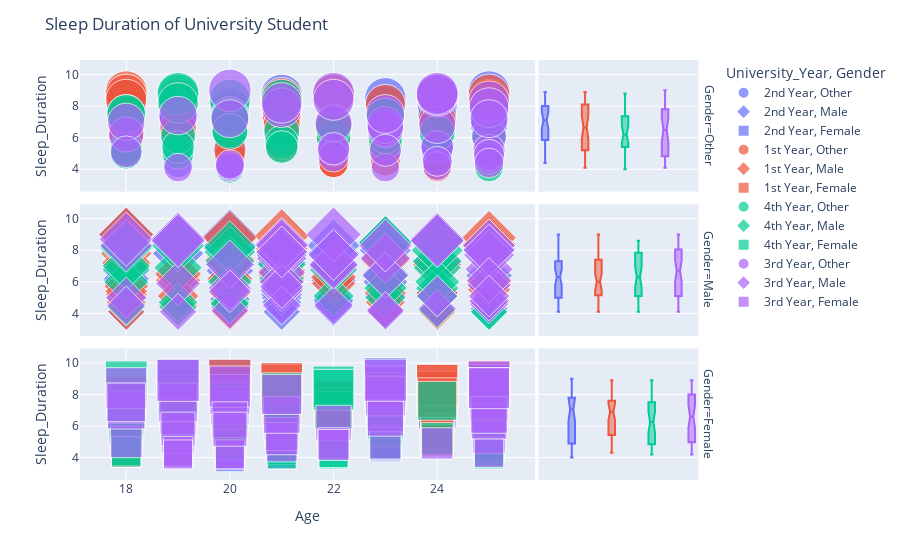

Source (notebook cell):
### Markdown cell above
**Male Students** The median sleep duration is 6.2 hours, indicating that male students tend to get slightly less sleep compared to female students.

**Female Students**: The median sleep duration is 6.75 hours, suggesting that female students generally get more sleep than their male counterparts.

### Code cell
fig = px.scatter(
    dfc,
    x=dfc['Age'],
    y=dfc['Sleep_Duration'],
    color=dfc['University_Year'],
    symbol=dfc['Gender'],
    size=dfc['Sleep_Duration'],
    size_max=30,
    marginal_y = 'box',
    marginal_x='histogram',
    facet_row=dfc['Gender'],
)
fig.update_layout(
    title='Sleep Duration of University Student',
    height=1000,
)
  
fig.show()

### Figure 1 — Plotly figure (JSON) as saved in the notebook; plotly's stock layout.template omitted (floating-point values rounded to 4 significant figures)
{"data": [{"hovertemplate": "University_Year=2nd Year<br>Gender=Other<br>Age=%{x}<br>Sleep_Duration=%{marker.size}<extra></extra>", "legendgroup": "2nd Year, Other", "marker": {"color": "#636efa", "size": [7.7, 5.8, 6, 4.8, 5.1, 8, 8.1, 8, 6.8, 5.3, 4.4, 7.4, 5.2, 4.5, 8.4, 6.4, 6.4, 5.6, 7.8, 4.6, 7.1, 7.5, 8.4, 7.6, 6.8, 8.4, 8.2, 6.1, 8.9, 5.8, 7.9, 7.9, 7.1, 7.1, 6.4, 7.4, 8, 8.7, 8.5], "sizemode": "area", "sizeref": 0.01, "symbol": "circle"}, "mode": "markers", "name": "2nd Year, Other", "orientation": "v", "showlegend": true, "type": "scatter", "x": [24, 19, 21, 24, 23, 25, 24, 23, 23, 20, 19, 18, 24, 24, 25, 24, 21, 24, 21, 25, 25, 21, 18, 20, 25, 18, 21, 21, 25, 25, 18, 20, 19, 19, 20, 24, 25, 21, 23], "xaxis": "x5", "y": [7.7, 5.8, 6, 4.8, 5.1, 8, 8.1, 8, 6.8, 5.3, 4.4, 7.4, 5.2, 4.5, 8.4, 6.4, 6.4, 5.6, 7.8, 4.6, 7.1, 7.5, 8.4, 7.6, 6.8, 8.4, 8.2, 6.1, 8.9, 5.8, 7.9, 7.9, 7.1, 7.1, 6.4, 7.4, 8, 8.7, 8.5], "yaxis": "y5"}, {"alignmentgroup": "True", "hovertemplate": "University_Year=2nd Year<br>Gender=Other<br>Sleep_Duration=%{y}<extra></extra>", "legendgroup": "2nd Year, Other", "marker": {"color": "#636efa", "symbol": "circle"}, "name": "2nd Year, Other", "notched": true, "offsetgroup": "2nd Year, Other", "showlegend": false, "type": "box", "xaxis": "x6", "y": [7.7, 5.8, 6, 4.8, 5.1, 8, 8.1, 8, 6.8, 5.3, 4.4, 7.4, 5.2, 4.5, 8.4, 6.4, 6.4, 5.6, 7.8, 4.6, 7.1, 7.5, 8.4, 7.6, 6.8, 8.4, 8.2, 6.1, 8.9, 5.8, 7.9, 7.9, 7.1, 7.1, 6.4, 7.4, 8, 8.7, 8.5], "yaxis": "y6"}, {"hovertemplate": "University_Year=2nd Year<br>Gender=Male<br>Age=%{x}<br>Sleep_Duration=%{marker.size}<extra></extra>", "legendgroup": "2nd Year, Male", "marker": {"color": "#636efa", "size": [6.1, 5, 8.3, 7.3, 8.5, 5, 4.7, 4.1, 6.7, 4.1, 7.3, 4.9, 8, 4.9, 5.1, 8.3, 5.2, 4.6, 7.5, 7.1, 6.6, 8.7, 6.1, 6.1, 5.9, 5.1, 4.4, 4.3, 9, 6.7, 6.5, 6.4, 7.5, 7.1, 8.1, 5.3, 7.2, 6.7, 7.8, 4.1, 5.6, 6.4, 6.2, 7.8, 8, 4.6, 5, 6.5, 4.4, 6, 4.8, 7.2, 5.1, 8.9], "sizemode": "area", "sizeref": 0.01, "symbol": "diamond"}, "mode": "markers", "name": "2nd Year, Male", "orientation": "v", "showlegend": true, "type": "scatter", "x": [22, 21, 20, 20, 23, 18, 21, 21, 22, 23, 24, 22, 25, 20, 23, 22, 21, 22, 21, 22, 21, 19, 21, 18, 18, 23, 22, 25, 18, 20, 23, 25, 21, 20, 20, 24, 20, 18, 19, 18, 21, 21, 18, 22, 23, 22, 18, 21, 20, 23, 22, 21, 24, 20], "xaxis": "x3", "y": [6.1, 5, 8.3, 7.3, 8.5, 5, 4.7, 4.1, 6.7, 4.1, 7.3, 4.9, 8, 4.9, 5.1, 8.3, 5.2, 4.6, 7.5, 7.1, 6.6, 8.7, 6.1, 6.1, 5.9, 5.1, 4.4, 4.3, 9, 6.7, 6.5, 6.4, 7.5, 7.1, 8.1, 5.3, 7.2, 6.7, 7.8, 4.1, 5.6, 6.4, 6.2, 7.8, 8, 4.6, 5, 6.5, 4.4, 6, 4.8, 7.2, 5.1, 8.9], "yaxis": "y3"}, {"alignmentgroup": "True", "hovertemplate": "University_Year=2nd Year<br>Gender=Male<br>Sleep_Duration=%{y}<extra></extra>", "legendgroup": "2nd Year, Male", "marker": {"color": "#636efa", "symbol": "diamond"}, "name": "2nd Year, Male", "notched": true, "offsetgroup": "2nd Year, Male", "showlegend": false, "type": "box", "xaxis": "x4", "y": [6.1, 5, 8.3, 7.3, 8.5, 5, 4.7, 4.1, 6.7, 4.1, 7.3, 4.9, 8, 4.9, 5.1, 8.3, 5.2, 4.6, 7.5, 7.1, 6.6, 8.7, 6.1, 6.1, 5.9, 5.1, 4.4, 4.3, 9, 6.7, 6.5, 6.4, 7.5, 7.1, 8.1, 5.3, 7.2, 6.7, 7.8, 4.1, 5.6, 6.4, 6.2, 7.8, 8, 4.6, 5, 6.5, 4.4, 6, 4.8, 7.2, 5.1, 8.9], "yaxis": "y4"}, {"hovertemplate": "University_Year=2nd Year<br>Gender=Female<br>Age=%{x}<br>Sleep_Duration=%{marker.size}<extra></extra>", "legendgroup": "2nd Year, Female", "marker": {"color": "#636efa", "size": [6.5, 7.2, 4.8, 7.3, 4.9, 4.5, 5.2, 6, 7.8, 8.3, 7.2, 8.1, 4.2, 4.8, 7.7, 5.5, 8.7, 7, 7.7, 8.2, 8.9, 7.6, 8, 8.4, 7.7, 8.4, 4.9, 7.8, 5.9, 7, 4.3, 5.7, 9, 4.7, 7.1, 4, 4.8, 4.9], "sizemode": "area", "sizeref": 0.01, "symbol": "square"}, "mode": "markers", "name": "2nd Year, Female", "orientation": "v", "showlegend": true, "type": "scatter", "x": [22, 24, 18, 23, 18, 20, 24, 19, 25, 19, 24, 21, 21, 21, 22, 18, 25, 18, 23, 20, 20, 22, 24, 23, 23, 20, 20, 19, 18, 24, 20, 24, 23, 23, 23, 20, 23, 18], "xaxis": "x", "y": [6.5, 7.2, 4.8, 7.3, 4.9, 4.5, 5.2, 6, 7.8, 8.3, 7.2, 8.1, 4.2, 4.8, 7.7, 5.5, 8.7, 7, 7.7, 8.2, 8.9, 7.6, 8, 8.4, 7.7, 8.4, 4.9, 7.8, 5.9, 7, 4.3, 5.7, 9, 4.7, 7.1, 4, 4.8, 4.9], "yaxis": "y"}, {"alignmentgroup": "True", "hovertemplate": "University_Year=2nd Year<br>Gender=Female<br>Sleep_Duration=%{y}<extra></extra>", "legendgroup": "2nd Year, Female", "marker": {"color": "#636efa", "symbol": "square"}, "name": "2nd Year, Female", "notched": true, "offsetgroup": "2nd Year, Female", "showlegend": false, "type": "box", "xaxis": "x2", "y": [6.5, 7.2, 4.8, 7.3, 4.9, 4.5, 5.2, 6, 7.8, 8.3, 7.2, 8.1, 4.2, 4.8, 7.7, 5.5, 8.7, 7, 7.7, 8.2, 8.9, 7.6, 8, 8.4, 7.7, 8.4, 4.9, 7.8, 5.9, 7, 4.3, 5.7, 9, 4.7, 7.1, 4, 4.8, 4.9], "yaxis": "y2"}, {"hovertemplate": "University_Year=1st Year<br>Gender=Other<br>Age=%{x}<br>Sleep_Duration=%{marker.size}<extra></extra>", "legendgroup": "1st Year, Other", "marker": {"color": "#EF553B", "size": [4.9, 4.9, 4.1, 7.4, 7.3, 5.5, 8.5, 7.1, 5.4, 8.4, 5.9, 6.4, 6.2, 4.4, 6.7, 6.4, 5.2, 8.9, 8.7, 8.7, 8.7, 7, 6.6, 8.4, 4.4, 5.1, 7.4, 5.7, 8.7, 8.4, 7.4, 4.5, 6.8, 4.4, 6.8, 4.4, 8.1, 5.2], "sizemode": "area", "sizeref": 0.01, "symbol": "circle"}, "mode": "markers", "name": "1st Year, Other", "orientation": "v", "showlegend": true, "type": "scatter", "x": [25, 20, 24, 21, 21, 21, 21, 24, 25, 25, 18, 18, 22, 25, 22, 23, 20, 18, 18, 24, 22, 20, 19, 18, 22, 22, 21, 23, 25, 19, 18, 23, 22, 22, 21, 22, 23, 18], "xaxis": "x5", "y": [4.9, 4.9, 4.1, 7.4, 7.3, 5.5, 8.5, 7.1, 5.4, 8.4, 5.9, 6.4, 6.2, 4.4, 6.7, 6.4, 5.2, 8.9, 8.7, 8.7, 8.7, 7, 6.6, 8.4, 4.4, 5.1, 7.4, 5.7, 8.7, 8.4, 7.4, 4.5, 6.8, 4.4, 6.8, 4.4, 8.1, 5.2], "yaxis": "y5"}, {"alignmentgroup": "True", "hovertemplate": "University_Year=1st Year<br>Gender=Other<br>Sleep_Duration=%{y}<extra></extra>", "legendgroup": "1st Year, Other", "marker": {"color": "#EF553B", "symbol": "circle"}, "name": "1st Year, Other", "notched": true, "offsetgroup": "1st Year, Other", "showlegend": false, "type": "box", "xaxis": "x6", "y": [4.9, 4.9, 4.1, 7.4, 7.3, 5.5, 8.5, 7.1, 5.4, 8.4, 5.9, 6.4, 6.2, 4.4, 6.7, 6.4, 5.2, 8.9, 8.7, 8.7, 8.7, 7, 6.6, 8.4, 4.4, 5.1, 7.4, 5.7, 8.7, 8.4, 7.4, 4.5, 6.8, 4.4, 6.8, 4.4, 8.1, 5.2], "yaxis": "y6"}, {"hovertemplate": "University_Year=1st Year<br>Gender=Male<br>Age=%{x}<br>Sleep_Duration=%{marker.size}<extra></extra>", "legendgroup": "1st Year, Male", "marker": {"color": "#EF553B", "size": [6.3, 6, 4.1, 5.3, 5.3, 6.1, 5.9, 5.8, 5.7, 6.5, 5.8, 8.6, 4.7, 6.7, 4.1, 4.1, 7.8, 8.9, 5.2, 9, 7.2, 5.1, 8.4, 8, 6, 7.4, 5.3, 7.4, 4.1, 8.1, 4.6, 6.5, 4.5, 7.1, 4.2, 4.7, 6.3, 8.8, 6.2, 5.4, 8.8, 5.5, 8.3, 4.7], "sizemode": "area", "sizeref": 0.01, "symbol": "diamond"}, "mode": "markers", "name": "1st Year, Male", "orientation": "v", "showlegend": true, "type": "scatter", "x": [21, 21, 24, 24, 23, 19, 22, 18, 18, 19, 25, 24, 23, 21, 24, 20, 18, 21, 18, 18, 18, 19, 25, 21, 25, 20, 20, 23, 18, 21, 20, 21, 19, 24, 23, 25, 22, 25, 20, 18, 20, 25, 25, 18], "xaxis": "x3", "y": [6.3, 6, 4.1, 5.3, 5.3, 6.1, 5.9, 5.8, 5.7, 6.5, 5.8, 8.6, 4.7, 6.7, 4.1, 4.1, 7.8, 8.9, 5.2, 9, 7.2, 5.1, 8.4, 8, 6, 7.4, 5.3, 7.4, 4.1, 8.1, 4.6, 6.5, 4.5, 7.1, 4.2, 4.7, 6.3, 8.8, 6.2, 5.4, 8.8, 5.5, 8.3, 4.7], "yaxis": "y3"}, {"alignmentgroup": "True", "hovertemplate": "University_Year=1st Year<br>Gender=Male<br>Sleep_Duration=%{y}<extra></extra>", "legendgroup": "1st Year, Male", "marker": {"color": "#EF553B", "symbol": "diamond"}, "name": "1st Year, Male", "notched": true, "offsetgroup": "1st Year, Male", "showlegend": false, "type": "box", "xaxis": "x4", "y": [6.3, 6, 4.1, 5.3, 5.3, 6.1, 5.9, 5.8, 5.7, 6.5, 5.8, 8.6, 4.7, 6.7, 4.1, 4.1, 7.8, 8.9, 5.2, 9, 7.2, 5.1, 8.4, 8, 6, 7.4, 5.3, 7.4, 4.1, 8.1, 4.6, 6.5, 4.5, 7.1, 4.2, 4.7, 6.3, 8.8, 6.2, 5.4, 8.8, 5.5, 8.3, 4.7], "yaxis": "y4"}, {"hovertemplate": "University_Year=1st Year<br>Gender=Female<br>Age=%{x}<br>Sleep_Duration=%{marker.size}<extra></extra>", "legendgroup": "1st Year, Female", "marker": {"color": "#EF553B", "size": [8.6, 6.9, 4.4, 4.3, 5.4, 7.2, 7.6, 5.2, 5.2, 7.6, 8.2, 6.1, 7, 7, 7, 5.2, 7.3, 7.6, 8.8, 8.6, 5.5, 8.6, 4.8, 4.4, 5.7, 7.8, 6.9, 8.9, 7.9, 5.4, 5.1, 8.7, 4.3, 6.9, 6.5, 6.6, 7.2, 7.5, 7.6, 5.7, 8.1, 6.3, 6.6], "sizemode": "area", "sizeref": 0.01, "symbol": "square"}, "mode": "markers", "name": "1st Year, Female", "orientation": "v", "showlegend": true, "type": "scatter", "x": [24, 20, 25, 18, 25, 21, 23, 20, 22, 22, 24, 21, 22, 19, 22, 24, 21, 24, 25, 24, 24, 21, 21, 19, 24, 24, 19, 20, 18, 25, 24, 21, 18, 23, 23, 25, 22, 25, 18, 21, 23, 20, 18], "xaxis": "x", "y": [8.6, 6.9, 4.4, 4.3, 5.4, 7.2, 7.6, 5.2, 5.2, 7.6, 8.2, 6.1, 7, 7, 7, 5.2, 7.3, 7.6, 8.8, 8.6, 5.5, 8.6, 4.8, 4.4, 5.7, 7.8, 6.9, 8.9, 7.9, 5.4, 5.1, 8.7, 4.3, 6.9, 6.5, 6.6, 7.2, 7.5, 7.6, 5.7, 8.1, 6.3, 6.6], "yaxis": "y"}, {"alignmentgroup": "True", "hovertemplate": "University_Year=1st Year<br>Gender=Female<br>Sleep_Duration=%{y}<extra></extra>", "legendgroup": "1st Year, Female", "marker": {"color": "#EF553B", "symbol": "square"}, "name": "1st Year, Female", "notched": true, "offsetgroup": "1st Year, Female", "showlegend": false, "type": "box", "xaxis": "x2", "y": [8.6, 6.9, 4.4, 4.3, 5.4, 7.2, 7.6, 5.2, 5.2, 7.6, 8.2, 6.1, 7, 7, 7, 5.2, 7.3, 7.6, 8.8, 8.6, 5.5, 8.6, 4.8, 4.4, 5.7, 7.8, 6.9, 8.9, 7.9, 5.4, 5.1, 8.7, 4.3, 6.9, 6.5, 6.6, 7.2, 7.5, 7.6, 5.7, 8.1, 6.3, 6.6], "yaxis": "y2"}, {"hovertemplate": "University_Year=4th Year<br>Gender=Other<br>Age=%{x}<br>Sleep_Duration=%{marker.size}<extra></extra>", "legendgroup": "4th Year, Other", "marker": {"color": "#00cc96", "size": [6.3, 5, 6.4, 4.1, 5.7, 8.7, 6.1, 5.4, 6.5, 5.4, 7.5, 7.5, 5.7, 8.4, 8.4, 6, 6.1, 7.4, 8.8, 5.3, 7.3, 8.2, 4, 5.4, 7.3, 4.8, 6, 7.3, 4.6, 6.4, 5, 6.7], "sizemode": "area", "sizeref": 0.01, "symbol": "circle"}, "mode": "markers", "name": "4th Year, Other", "orientation": "v", "showlegend": true, "type": "scatter", "x": [24, 19, 21, 25, 21, 19, 19, 18, 20, 19, 18, 18, 23, 21, 20, 22, 23, 20, 19, 18, 23, 19, 20, 21, 20, 25, 25, 23, 25, 20, 18, 22], "xaxis": "x5", "y": [6.3, 5, 6.4, 4.1, 5.7, 8.7, 6.1, 5.4, 6.5, 5.4, 7.5, 7.5, 5.7, 8.4, 8.4, 6, 6.1, 7.4, 8.8, 5.3, 7.3, 8.2, 4, 5.4, 7.3, 4.8, 6, 7.3, 4.6, 6.4, 5, 6.7], "yaxis": "y5"}, {"alignmentgroup": "True", "hovertemplate": "University_Year=4th Year<br>Gender=Other<br>Sleep_Duration=%{y}<extra></extra>", "legendgroup": "4th Year, Other", "marker": {"color": "#00cc96", "symbol": "circle"}, "name": "4th Year, Other", "notched": true, "offsetgroup": "4th Year, Other", "showlegend": false, "type": "box", "xaxis": "x6", "y": [6.3, 5, 6.4, 4.1, 5.7, 8.7, 6.1, 5.4, 6.5, 5.4, 7.5, 7.5, 5.7, 8.4, 8.4, 6, 6.1, 7.4, 8.8, 5.3, 7.3, 8.2, 4, 5.4, 7.3, 4.8, 6, 7.3, 4.6, 6.4, 5, 6.7], "yaxis": "y6"}, {"hovertemplate": "University_Year=4th Year<br>Gender=Male<br>Age=%{x}<br>Sleep_Duration=%{marker.size}<extra></extra>", "legendgroup": "4th Year, Male", "marker": {"color": "#00cc96", "size": [5.1, 4.7, 8.5, 5, 6.8, 6.8, 4.4, 6.9, 6, 6.4, 4.7, 6.9, 7.3, 4.4, 5.1, 7.9, 8.1, 7.3, 8.6, 8.2, 5.6, 4.2, 7.1, 5.5, 5.1, 6, 4.6, 8.3, 8, 7.8, 4.1, 8.2, 6.2, 8, 5.6, 4.1, 6, 7, 7.9, 5.6], "sizemode": "area", "sizeref": 0.01, "symbol": "diamond"}, "mode": "markers", "name": "4th Year, Male", "orientation": "v", "showlegend": true, "type": "scatter", "x": [22, 20, 23, 23, 22, 18, 19, 19, 20, 23, 19, 24, 24, 18, 24, 20, 18, 20, 24, 20, 24, 24, 21, 21, 24, 18, 20, 19, 24, 21, 25, 18, 21, 25, 21, 25, 24, 18, 21, 23], "xaxis": "x3", "y": [5.1, 4.7, 8.5, 5, 6.8, 6.8, 4.4, 6.9, 6, 6.4, 4.7, 6.9, 7.3, 4.4, 5.1, 7.9, 8.1, 7.3, 8.6, 8.2, 5.6, 4.2, 7.1, 5.5, 5.1, 6, 4.6, 8.3, 8, 7.8, 4.1, 8.2, 6.2, 8, 5.6, 4.1, 6, 7, 7.9, 5.6], "yaxis": "y3"}, {"alignmentgroup": "True", "hovertemplate": "University_Year=4th Year<br>Gender=Male<br>Sleep_Duration=%{y}<extra></extra>", "legendgroup": "4th Year, Male", "marker": {"color": "#00cc96", "symbol": "diamond"}, "name": "4th Year, Male", "notched": true, "offsetgroup": "4th Year, Male", "showlegend": false, "type": "box", "xaxis": "x4", "y": [5.1, 4.7, 8.5, 5, 6.8, 6.8, 4.4, 6.9, 6, 6.4, 4.7, 6.9, 7.3, 4.4, 5.1, 7.9, 8.1, 7.3, 8.6, 8.2, 5.6, 4.2, 7.1, 5.5, 5.1, 6, 4.6, 8.3, 8, 7.8, 4.1, 8.2, 6.2, 8, 5.6, 4.1, 6, 7, 7.9, 5.6], "yaxis": "y4"}, {"hovertemplate": "University_Year=4th Year<br>Gender=Female<br>Age=%{x}<br>Sleep_Duration=%{marker.size}<extra></extra>", "legendgroup": "4th Year, Female", "marker": {"color": "#00cc96", "size": [4.9, 7, 4.2, 6.3, 4.5, 5.9, 8.5, 7.6, 7, 6.2, 4.2, 8.9, 8, 5.8, 6.1, 6.3, 4.8, 4.9, 8.1, 7, 5.3, 7.3, 8.1, 8.3, 8.8, 5.7, 7.4, 4.3, 7.5, 4.4, 7.4, 7.2, 4.2, 4.9, 4.7, 4.4, 7.5, 5.2, 7.5, 4.3], "sizemode": "area", "sizeref": 0.01, "symbol": "square"}, "mode": "markers", "name": "4th Year, Female", "orientation": "v", "showlegend": true, "type": "scatter", "x": [25, 22, 25, 19, 21, 21, 22, 24, 20, 21, 22, 19, 19, 23, 18, 23, 20, 23, 23, 18, 18, 23, 21, 22, 18, 25, 18, 18, 20, 18, 18, 23, 21, 25, 25, 25, 18, 24, 18, 22], "xaxis": "x", "y": [4.9, 7, 4.2, 6.3, 4.5, 5.9, 8.5, 7.6, 7, 6.2, 4.2, 8.9, 8, 5.8, 6.1, 6.3, 4.8, 4.9, 8.1, 7, 5.3, 7.3, 8.1, 8.3, 8.8, 5.7, 7.4, 4.3, 7.5, 4.4, 7.4, 7.2, 4.2, 4.9, 4.7, 4.4, 7.5, 5.2, 7.5, 4.3], "yaxis": "y"}, {"alignmentgroup": "True", "hovertemplate": "University_Year=4th Year<br>Gender=Female<br>Sleep_Duration=%{y}<extra></extra>", "legendgroup": "4th Year, Female", "marker": {"color": "#00cc96", "symbol": "square"}, "name": "4th Year, Female", "notched": true, "offsetgroup": "4th Year, Female", "showlegend": false, "type": "box", "xaxis": "x2", "y": [4.9, 7, 4.2, 6.3, 4.5, 5.9, 8.5, 7.6, 7, 6.2, 4.2, 8.9, 8, 5.8, 6.1, 6.3, 4.8, 4.9, 8.1, 7, 5.3, 7.3, 8.1, 8.3, 8.8, 5.7, 7.4, 4.3, 7.5, 4.4, 7.4, 7.2, 4.2, 4.9, 4.7, 4.4, 7.5, 5.2, 7.5, 4.3], "yaxis": "y2"}, {"hovertemplate": "University_Year=3rd Year<br>Gender=Other<br>Age=%{x}<br>Sleep_Duration=%{marker.size}<extra></extra>", "legendgroup": "3rd Year, Other", "marker": {"color": "#ab63fa", "size": [4.1, 8.8, 6.1, 9, 6.5, 7.9, 6.6, 4.1, 6.8, 6.2, 8.2, 4.1, 4.7, 7, 5.2, 8.6, 5.2, 5.4, 4.2, 5.2, 4.9, 6.9, 6.8, 8.3, 7.2, 7.9, 4.5, 7.2, 8.7, 8.8, 7.4, 4.8, 5.1, 5.3, 7.5, 4.2, 4.3, 4.4, 8.4], "sizemode": "area", "sizeref": 0.01, "symbol": "circle"}, "mode": "markers", "name": "3rd Year, Other", "orientation": "v", "showlegend": true, "type": "scatter", "x": [20, 22, 25, 20, 23, 21, 23, 19, 23, 18, 21, 23, 25, 18, 22, 24, 25, 24, 24, 23, 25, 22, 24, 25, 20, 25, 24, 25, 24, 24, 19, 22, 18, 22, 23, 20, 20, 25, 22], "xaxis": "x5", "y": [4.1, 8.8, 6.1, 9, 6.5, 7.9, 6.6, 4.1, 6.8, 6.2, 8.2, 4.1, 4.7, 7, 5.2, 8.6, 5.2, 5.4, 4.2, 5.2, 4.9, 6.9, 6.8, 8.3, 7.2, 7.9, 4.5, 7.2, 8.7, 8.8, 7.4, 4.8, 5.1, 5.3, 7.5, 4.2, 4.3, 4.4, 8.4], "yaxis": "y5"}, {"alignmentgroup": "True", "hovertemplate": "University_Year=3rd Year<br>Gender=Other<br>Sleep_Duration=%{y}<extra></extra>", "legendgroup": "3rd Year, Other", "marker": {"color": "#ab63fa", "symbol": "circle"}, "name": "3rd Year, Other", "notched": true, "offsetgroup": "3rd Year, Other", "showlegend": false, "type": "box", "xaxis": "x6", "y": [4.1, 8.8, 6.1, 9, 6.5, 7.9, 6.6, 4.1, 6.8, 6.2, 8.2, 4.1, 4.7, 7, 5.2, 8.6, 5.2, 5.4, 4.2, 5.2, 4.9, 6.9, 6.8, 8.3, 7.2, 7.9, 4.5, 7.2, 8.7, 8.8, 7.4, 4.8, 5.1, 5.3, 7.5, 4.2, 4.3, 4.4, 8.4], "yaxis": "y6"}, {"hovertemplate": "University_Year=3rd Year<br>Gender=Male<br>Age=%{x}<br>Sleep_Duration=%{marker.size}<extra></extra>", "legendgroup": "3rd Year, Male", "marker": {"color": "#ab63fa", "size": [8.7, 5.9, 8.3, 4.1, 5.4, 8.6, 4.6, 5, 7, 6.6, 6.8, 4.5, 7.5, 8.7, 4.2, 8.7, 8.1, 4.3, 5.6, 7.1, 9, 8.4, 4.1, 7.9, 5.8, 5.1, 4.5, 8.3, 7.5, 4.8, 7.7, 7.1, 5.5, 7.7, 8, 5.4, 6.1, 6, 5.1, 8.3, 6.4, 8.3, 4.2, 8.6, 4.5, 7.7, 5.7, 7.9], "sizemode": "area", "sizeref": 0.01, "symbol": "diamond"}, "mode": "markers", "name": "3rd Year, Male", "orientation": "v", "showlegend": true, "type": "scatter", "x": [24, 19, 18, 19, 21, 24, 25, 18, 22, 21, 25, 22, 21, 18, 20, 19, 25, 24, 20, 22, 22, 21, 23, 21, 25, 24, 18, 25, 23, 25, 25, 20, 21, 21, 25, 20, 25, 21, 25, 21, 23, 23, 23, 19, 21, 22, 21, 21], "xaxis": "x3", "y": [8.7, 5.9, 8.3, 4.1, 5.4, 8.6, 4.6, 5, 7, 6.6, 6.8, 4.5, 7.5, 8.7, 4.2, 8.7, 8.1, 4.3, 5.6, 7.1, 9, 8.4, 4.1, 7.9, 5.8, 5.1, 4.5, 8.3, 7.5, 4.8, 7.7, 7.1, 5.5, 7.7, 8, 5.4, 6.1, 6, 5.1, 8.3, 6.4, 8.3, 4.2, 8.6, 4.5, 7.7, 5.7, 7.9], "yaxis": "y3"}, {"alignmentgroup": "True", "hovertemplate": "University_Year=3rd Year<br>Gender=Male<br>Sleep_Duration=%{y}<extra></extra>", "legendgroup": "3rd Year, Male", "marker": {"color": "#ab63fa", "symbol": "diamond"}, "name": "3rd Year, Male", "notched": true, "offsetgroup": "3rd Year, Male", "showlegend": false, "type": "box", "xaxis": "x4", "y": [8.7, 5.9, 8.3, 4.1, 5.4, 8.6, 4.6, 5, 7, 6.6, 6.8, 4.5, 7.5, 8.7, 4.2, 8.7, 8.1, 4.3, 5.6, 7.1, 9, 8.4, 4.1, 7.9, 5.8, 5.1, 4.5, 8.3, 7.5, 4.8, 7.7, 7.1, 5.5, 7.7, 8, 5.4, 6.1, 6, 5.1, 8.3, 6.4, 8.3, 4.2, 8.6, 4.5, 7.7, 5.7, 7.9], "yaxis": "y4"}, {"hovertemplate": "University_Year=3rd Year<br>Gender=Female<br>Age=%{x}<br>Sleep_Duration=%{marker.size}<extra></extra>", "legendgroup": "3rd Year, Female", "marker": {"color": "#ab63fa", "size": [7.3, 4.7, 4.3, 7.7, 6.2, 5, 4.9, 5.3, 5.5, 8.5, 5.3, 8.9, 6.6, 4.9, 8.6, 7.7, 4.2, 4.3, 8, 7.5, 4.9, 6.8, 7, 5.8, 5.2, 7.9, 8.8, 6.5, 4.4, 8.4, 8.4, 4.8, 8.9, 6.7, 7.5, 8.5, 6.4, 6.3, 4.2, 8.9, 5.8, 4.2, 6.7, 8.4, 8], "sizemode": "area", "sizeref": 0.01, "symbol": "square"}, "mode": "markers", "name": "3rd Year, Female", "orientation": "v", "showlegend": true, "type": "scatter", "x": [20, 21, 19, 25, 22, 18, 22, 25, 21, 23, 19, 19, 19, 23, 25, 25, 20, 25, 20, 19, 24, 23, 18, 19, 21, 23, 25, 23, 19, 25, 18, 22, 19, 21, 18, 20, 20, 25, 20, 23, 20, 19, 25, 25, 21], "xaxis": "x", "y": [7.3, 4.7, 4.3, 7.7, 6.2, 5, 4.9, 5.3, 5.5, 8.5, 5.3, 8.9, 6.6, 4.9, 8.6, 7.7, 4.2, 4.3, 8, 7.5, 4.9, 6.8, 7, 5.8, 5.2, 7.9, 8.8, 6.5, 4.4, 8.4, 8.4, 4.8, 8.9, 6.7, 7.5, 8.5, 6.4, 6.3, 4.2, 8.9, 5.8, 4.2, 6.7, 8.4, 8], "yaxis": "y"}, {"alignmentgroup": "True", "hovertemplate": "University_Year=3rd Year<br>Gender=Female<br>Sleep_Duration=%{y}<extra></extra>", "legendgroup": "3rd Year, Female", "marker": {"color": "#ab63fa", "symbol": "square"}, "name": "3rd Year, Female", "notched": true, "offsetgroup": "3rd Year, Female", "showlegend": false, "type": "box", "xaxis": "x2", "y": [7.3, 4.7, 4.3, 7.7, 6.2, 5, 4.9, 5.3, 5.5, 8.5, 5.3, 8.9, 6.6, 4.9, 8.6, 7.7, 4.2, 4.3, 8, 7.5, 4.9, 6.8, 7, 5.8, 5.2, 7.9, 8.8, 6.5, 4.4, 8.4, 8.4, 4.8, 8.9, 6.7, 7.5, 8.5, 6.4, 6.3, 4.2, 8.9, 5.8, 4.2, 6.7, 8.4, 8], "yaxis": "y2"}], "layout": {"annotations": [{"font": {}, "showarrow": false, "text": "Gender=Female", "textangle": 90, "x": 0.98, "xanchor": "left", "xref": "paper", "y": 0.1567, "yanchor": "middle", "yref": "paper"}, {"font": {}, "showarrow": false, "text": "Gender=Male", "textangle": 90, "x": 0.98, "xanchor": "left", "xref": "paper", "y": 0.5, "yanchor": "middle", "yref": "paper"}, {"font": {}, "showarrow": false, "text": "Gender=Other", "textangle": 90, "x": 0.98, "xanchor": "left", "xref": "paper", "y": 0.8433, "yanchor": "middle", "yref": "paper"}], "autosize": true, "legend": {"itemsizing": "constant", "title": {"text": "University_Year, Gender"}, "tracegroupgap": 0}, "margin": {"t": 60}, "title": {"text": "Sleep Duration of University Student"}, "xaxis": {"anchor": "y", "autorange": true, "domain": [0, 0.7215], "range": [16.84, 26.15], "title": {"text": "Age"}, "type": "linear"}, "xaxis2": {"anchor": "y2", "autorange": true, "domain": [0.7265, 0.98], "matches": "x2", "range": [-0.5, 11.5], "showgrid": false, "showline": false, "showticklabels": false, "ticks": "", "type": "category"}, "xaxis3": {"anchor": "y3", "autorange": true, "domain": [0, 0.7215], "matches": "x", "range": [16.84, 26.15], "showticklabels": false, "type": "linear"}, "xaxis4": {"anchor": "y4", "autorange": true, "domain": [0.7265, 0.98], "matches": "x2", "range": [-0.5, 11.5], "showgrid": false, "showline": false, "showticklabels": false, "ticks": "", "type": "category"}, "xaxis5": {"anchor": "y5", "autorange": true, "domain": [0, 0.7215], "matches": "x", "range": [16.84, 26.15], "showticklabels": false, "type": "linear"}, "xaxis6": {"anchor": "y6", "autorange": true, "domain": [0.7265, 0.98], "matches": "x2", "range": [-0.5, 11.5], "showgrid": false, "showline": false, "showticklabels": false, "ticks": "", "type": "category"}, "yaxis": {"anchor": "x", "autorange": true, "domain": [0, 0.3133], "range": [3.279, 9.916], "title": {"text": "Sleep_Duration"}, "type": "linear"}, "yaxis2": {"anchor": "x2", "autorange": true, "domain": [0, 0.3133], "matches": "y", "range": [3.279, 9.916], "showgrid": true, "showticklabels": false, "type": "linear"}, "yaxis3": {"anchor": "x3", "autorange": true, "domain": [0.3433, 0.6567], "matches": "y", "range": [3.279, 9.916], "title": {"text": "Sleep_Duration"}, "type": "linear"}, "yaxis4": {"anchor": "x4", "autorange": true, "domain": [0.3433, 0.6567], "matches": "y", "range": [3.279, 9.916], "showgrid": true, "showticklabels": false, "type": "linear"}, "yaxis5": {"anchor": "x5", "autorange": true, "domain": [0.6867, 1.0], "matches": "y", "range": [3.279, 9.916], "title": {"text": "Sleep_Duration"}, "type": "linear"}, "yaxis6": {"anchor": "x6", "autorange": true, "domain": [0.6867, 1.0], "matches": "y", "range": [3.279, 9.916], "showgrid": true, "showticklabels": false, "type": "linear"}}}
